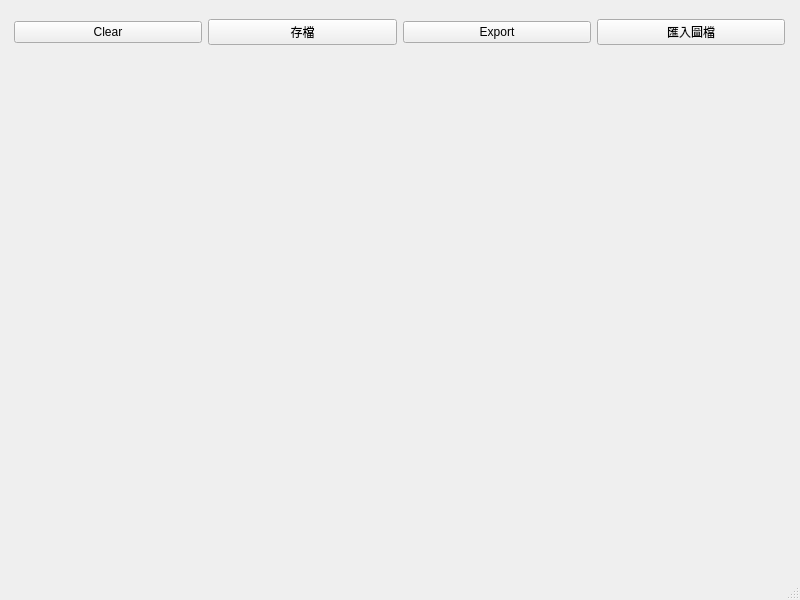
<?xml version="1.0" encoding="UTF-8"?>
<ui version="4.0">
 <class>MainWindow</class>
 <widget class="QMainWindow" name="MainWindow">
  <property name="geometry">
   <rect>
    <x>0</x>
    <y>0</y>
    <width>800</width>
    <height>600</height>
   </rect>
  </property>
  <property name="windowTitle">
   <string>MainWindow</string>
  </property>
  <widget class="QWidget" name="centralwidget">
   <widget class="QWidget" name="">
    <property name="geometry">
     <rect>
      <x>14</x>
      <y>19</y>
      <width>771</width>
      <height>511</height>
     </rect>
    </property>
    <layout class="QVBoxLayout" name="verticalLayout" stretch="0,1">
     <item>
      <layout class="QHBoxLayout" name="horizontalLayout">
       <item>
        <widget class="QPushButton" name="clearButton">
         <property name="text">
          <string>Clear</string>
         </property>
        </widget>
       </item>
       <item>
        <widget class="QPushButton" name="saveButton">
         <property name="text">
          <string>存檔</string>
         </property>
        </widget>
       </item>
       <item>
        <widget class="QPushButton" name="exportButton">
         <property name="text">
          <string>Export</string>
         </property>
        </widget>
       </item>
       <item>
        <widget class="QPushButton" name="importButton">
         <property name="text">
          <string>匯入圖檔</string>
         </property>
        </widget>
       </item>
      </layout>
     </item>
     <item>
      <widget class="QWidget" name="oledPlaceholder" native="true"/>
     </item>
    </layout>
   </widget>
  </widget>
  <widget class="QMenuBar" name="menubar">
   <property name="geometry">
    <rect>
     <x>0</x>
     <y>0</y>
     <width>800</width>
     <height>21</height>
    </rect>
   </property>
  </widget>
  <widget class="QStatusBar" name="statusbar"/>
 </widget>
 <resources/>
 <connections/>
</ui>
